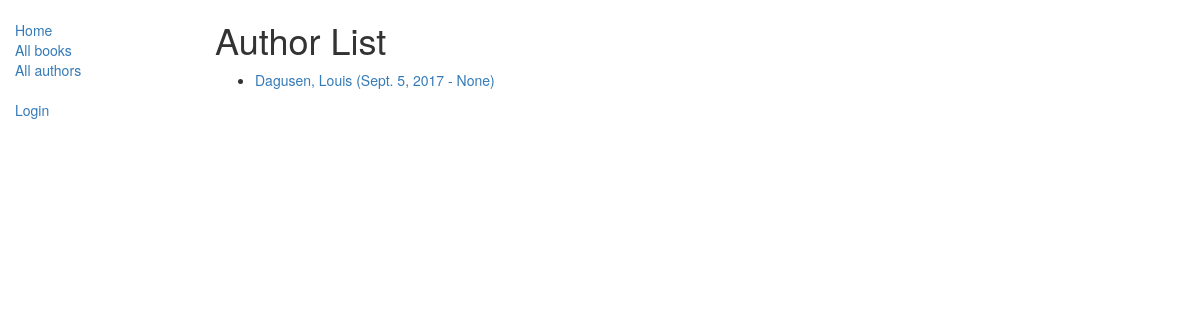
/authors/, run on an earlier commit of the app's database.
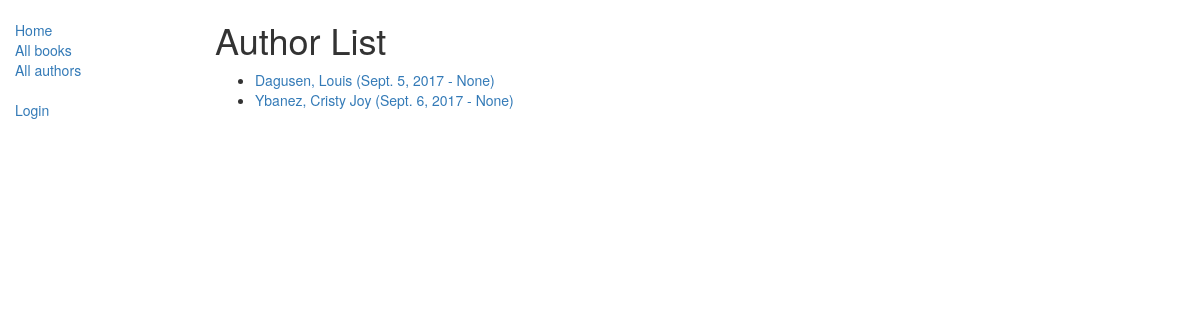
And on a later commit of the database.
### catalog/models.py (models this page shows, shortened)
class Author(models.Model):
    first_name = models.CharField(max_length=100)
    last_name = models.CharField(max_length=100)
    date_of_birth = models.DateField(null=True, blank=True)
    date_of_death = models.DateField('Died', null=True, blank=True)
    def get_absolute_url(self):
        return reverse('author-detail', args=[str(self.id)])
    class Meta:
        ordering = ['last_name']

### catalog/views.py (the view)
# urls.py: url(r'^authors/$', views.AuthorListView.as_view(), name='authors'),
class AuthorListView(generic.ListView):
    model = Author
    paginate_by = 10
    context_object_name = 'author_list'   # your own name for the list as a template variable
    template_name = "author_list.html"  # Specify your own template name/location
    def get_queryset(self):
        return Author.objects.filter(last_name__icontains='')[:5] # Get 5 books containing the title war
    def get_context_data(self, **kwargs):
        context = super(AuthorListView, self).get_context_data(**kwargs)
        context['some_data'] = 'This is just some data'
        return context

### catalog/templates/author_list.html
{% extends "base_generic.html" %}
{% block content %}
    <h1>Author List</h1>
    {% if author_list %}
    <ul>
      {% for author in author_list %}
      <li>
        <a href="{{ author.get_absolute_url }}">{{ author.last_name }}, {{ author.first_name }} ({{ author.date_of_birth }} - {{ author.date_of_death }})</a>
      </li>
      {% endfor %}
    </ul>
    {% else %}
      <p>There are no books in the library.</p>
    {% endif %}
{% endblock %}

### catalog/templates/base_generic.html (shortened to what this page needs)
<!DOCTYPE html>
<html lang="en">
<head>
  <link rel="stylesheet" href="https://maxcdn.bootstrapcdn.com/bootstrap/3.3.7/css/bootstrap.min.css">
  {% load static %}
  <link rel="stylesheet" href="{% static 'css/styles.css' %}">
</head>
<body>
  <div class="container-fluid">
    <div class="row">
      <div class="col-sm-2">
      {% block sidebar %}
      <ul class="sidebar-nav">
          <li><a href="{% url 'index' %}">Home</a></li>
          <li><a href="{% url 'books' %}">All books</a></li>
          <li><a href="{% url 'authors' %}">All authors</a></li>
          <br>
          {% if user.is_authenticated %}
           <li>User: {{ user.get_username }}</li>
           <li><a href="{% url 'my-borrowed' %}">My Borrowed</a></li>
           <li><a href="{% url 'logout'%}?next={{request.path}}">Logout</a></li>
         {% else %}
           <li><a href="{% url 'login'%}?next={{request.path}}">Login</a></li>
         {% endif %}
      </ul>
     {% endblock %}
      </div>
      <div class="col-sm-10 ">
      {% block content %}{% endblock %}
      </div>
    </div>
  </div>
</body>
</html>

### catalog/static/css/styles.css (style rules this page uses)
.sidebar-nav { margin-top: 20px; padding: 0; list-style: none; }

What changed in the data, as far as the page shows it:
added Author: last_name "Ybanez", first_name "Cristy Joy", date_of_birth "Sept. 6, 2017", date_of_death "None"
